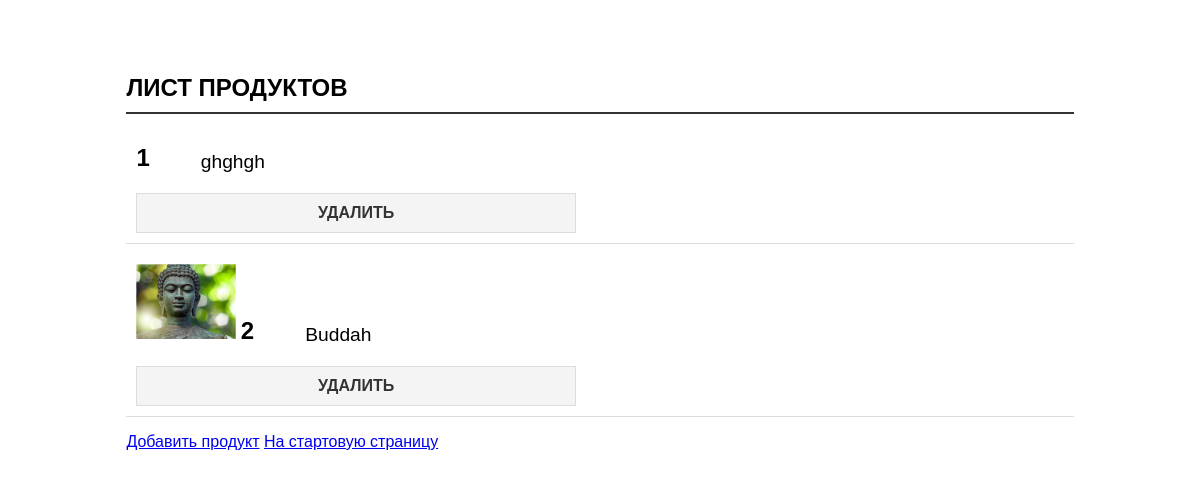
The page /myapp/products/ on the database its author committed.
### myapp/models.py (models this page shows, shortened)
class Product(models.Model):
    name = models.CharField(max_length=100)
    description = models.TextField()
    price = models.DecimalField(max_digits=10, decimal_places=2)
    quantity = models.PositiveIntegerField()
    date_added = models.DateTimeField(auto_now_add=True)
    photo = models.ImageField(upload_to='product_photos/', null=True, blank=True)

### myapp/views.py (the view)
# urls.py: path('products/', views.product_list, name='product_list'),
def product_list(request):
    products = Product.objects.all()
    return render(request, 'myapp/product_list.html', {'products': products})

### myapp/templates/myapp/product_list.html (shortened to what this page needs)
<!DOCTYPE html>
<html>
<head>
    {% load static %}
    <link rel="stylesheet" href="{% static 'myapp/styles.css' %}">
</head>
<body>
    <div class="container">
        <h1 class="header">ЛИСТ ПРОДУКТОВ</h1>
        <ul>
            {% for product in products %}
                <li>
                    {% if product.photo %}
                        <img src="{{ product.photo.url }}" alt="{{ product.name }}" style="max-width: 100px;">
                    {% endif %}
                    <span class="item-number">{{ forloop.counter|add:"00" }}</span>
                    <span class="item-title">{{ product.name }}</span>
                    <div class="nav-links">
                        <a href="{% url 'delete_product' product.id %}">УДАЛИТЬ</a>
                    </div>
                </li>
            {% endfor %}
        </ul>
        <a href="{% url 'add_product' %}">Добавить продукт</a>
        <a href="{% url 'home' %}">На стартовую страницу</a>
    </div>
</body>
</html>

### myapp/static/myapp/styles.css (style rules this page uses)
body { font-family: Arial, sans-serif; }
.container { width: 80%; margin: 0 auto; padding-top: 50px; }
h1 { font-size: 2em; margin-bottom: 20px; }
ul { list-style-type: none; padding: 0; }
li { margin-bottom: 10px; padding: 10px; border-bottom: 1px solid #ddd; }
li a { text-decoration: none; color: #333; font-weight: bold; }
.nav-links { display: flex; justify-content: space-between; margin-top: 20px; }
.nav-links a { display: block; width: 45%; text-align: center; padding: 10px; background-color: #f4f4f4; border: 1px solid #ddd; text-decoration: none; color: #333; font-weight: bold; }
.header { font-size: 1.5em; margin-bottom: 20px; border-bottom: 2px solid #333; padding-bottom: 10px; }
.item-number { display: inline-block; width: 50px; font-size: 1.5em; font-weight: bold; }
.item-title { display: inline-block; margin-left: 10px; vertical-align: middle; font-size: 1.2em; }

### rows shown on the page
Product: name "ghghgh"
Product: photo (picture), name "Buddah"
